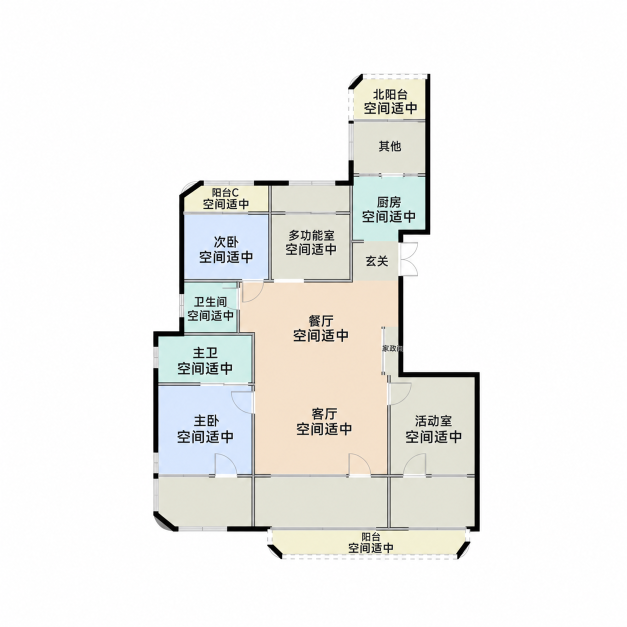
#> input picture examples/floorplan_cleaned.png, 1254 x 1254 px (shown at 1/2 size)
$ python -i clean_floorplans.py   (imports and definitions only)
#> lines starting #> are read from the running program, lines starting #| are printed output that depends on the picture; after the words box and inside, x2 and y2 are one past the last pixel; in counts of white or black regions, pixels touching at a corner belong together
#> further down, picture is the input picture: shape (1254, 1254, 3); mean B, G, R 237.7, 240.3, 240.5
"""Remove perimeter dimensions and OCR-detected room areas without redrawing walls."""
import argparse
import json
from pathlib import Path
import re
import zipfile
import cv2
import numpy as np


def area_text(text):
    text = text.replace(' ', '').replace('，', '.').replace(',', '.')
    return bool(re.fullmatch(r'\d+(?:\.\d+)?(?:m|M|㎡)[²2?~]?', text))


def floor_mask(image):
    # These drawings encode room fills with pastel colours; dimensions are neutral grey.
    spread = image.max(axis=2).astype(int)-image.min(axis=2).astype(int)
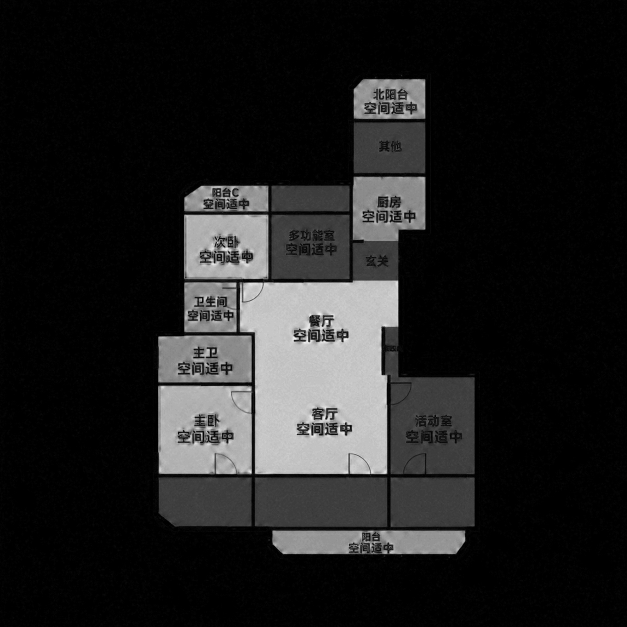
#> spread: shape (1254, 1254) int64 (shown at 1/2 size); min 0, max 55, mean 6.8; drawn with min black and max white
    coloured = ((spread >= 9) & (image.max(axis=2) > 140)).astype('uint8')
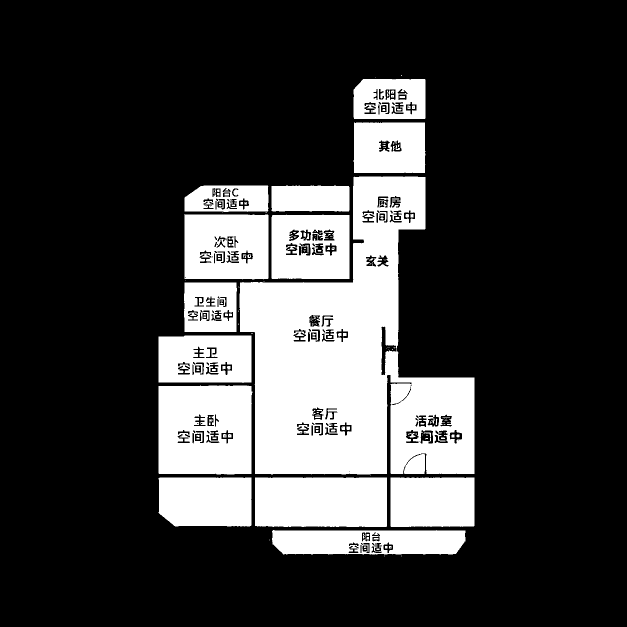
#> coloured: shape (1254, 1254) (shown at 1/2 size); values 0 (black) and 1 (white), 23.2% white; 167 white regions (91 under 20 px), largest, box (x1, y1, x2, y2) and area: (479, 353, 949, 949) 155282, (317, 771, 505, 949) 31013, (510, 955, 774, 1054) 25955
    coloured = cv2.morphologyEx(coloured, cv2.MORPH_CLOSE, np.ones((13,13),np.uint8))
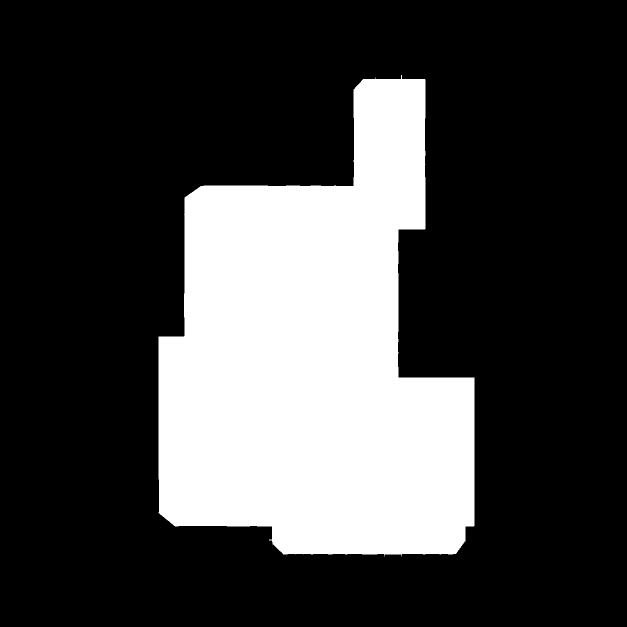
#> coloured: shape (1254, 1254) (shown at 1/2 size); values 0 (black) and 1 (white), 26.2% white; 1 white region, box (x1, y1, x2, y2) and area: (317, 150, 949, 1113) 411680
    n, labels, stats, _ = cv2.connectedComponentsWithStats(coloured)
#> n = 2; stats = [[0, 0, 1254, 1254, 1160836], [317, 150, 632, 963, 411680]]
    room = np.zeros(coloured.shape, np.uint8)
    for i in range(1,n):
        if stats[i,cv2.CC_STAT_AREA] >= 250:
            room[labels==i]=1
    if room.sum() < 3000:
        raise ValueError('No reliable pastel floor footprint detected; requires manual masking')
    # Include the outside half of boundary walls and window frames.
    keep = cv2.dilate(room, np.ones((17,17),np.uint8))
#> keep: shape (1254, 1254); values 0 (black) and 1 (white), 27.9% white; 1 white region, box (x1, y1, x2, y2) and area: (309, 142, 957, 1121) 438980
    grey = cv2.cvtColor(image,cv2.COLOR_BGR2GRAY)
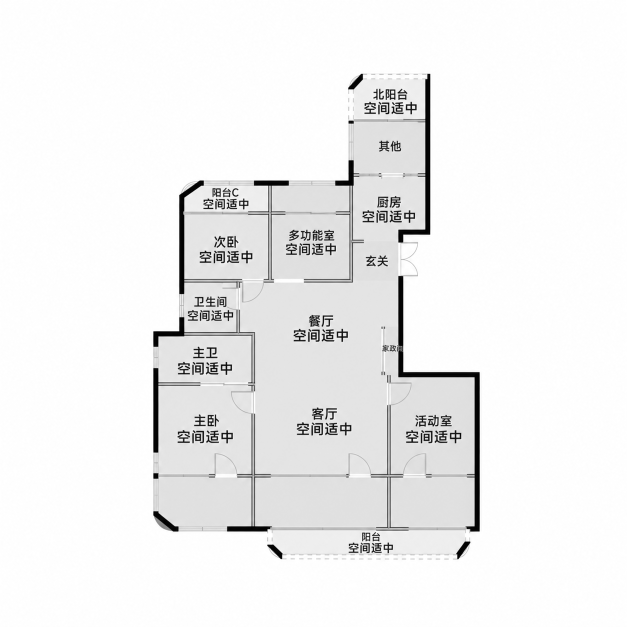
#> grey: shape (1254, 1254) (shown at 1/2 size); min 0, max 255, mean 240
    n, labels, stats, _ = cv2.connectedComponentsWithStats((grey<225).astype('uint8'))
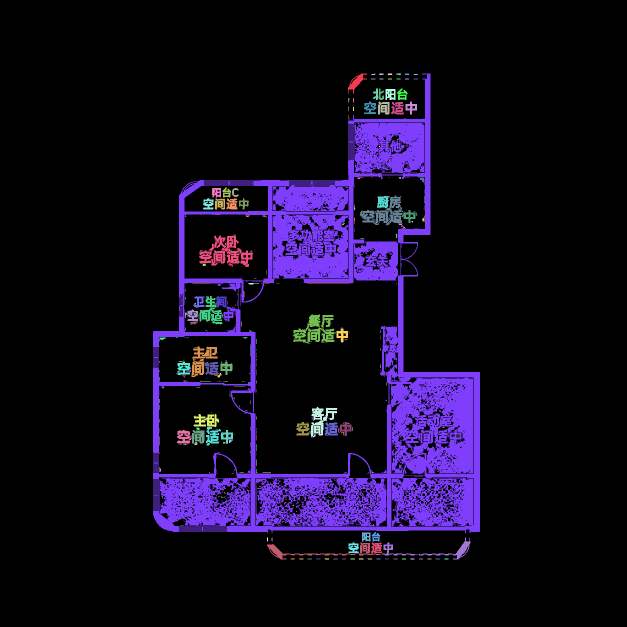
#> labels: shape (1254, 1254) int32 (shown at 1/2 size); 385 distinct labels, from 0 to 384; one colour per label, 0 black
#> n = 385; stats = 385 rows, first 6: [0, 0, 1254, 1254, 1378950], [696, 147, 38, 41, 536], [742, 147, 9, 3, 18], [758, 147, 10, 3, 24], [775, 147, 10, 3, 26], [792, 147, 10, 3, 23]
    touching = np.unique(labels[keep>0])
#> touching = 365 values from 0 to 379
    for i in touching:
        if i and stats[i,cv2.CC_STAT_AREA] >= 3:
            keep[labels==i]=1
#> this loop made 365 passes
#> i on passes 8 to 10: 9, 10, 11
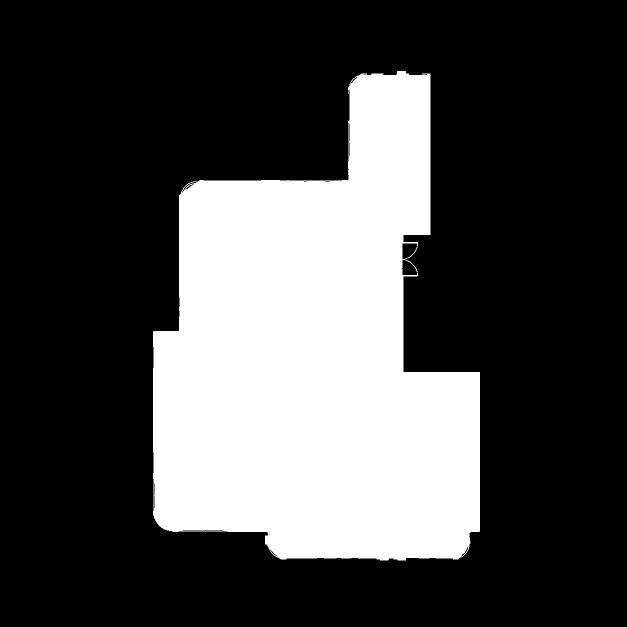
#> keep: shape (1254, 1254) (shown at 1/2 size); values 0 (black) and 1 (white), 28.4% white; 1 white region, box (x1, y1, x2, y2) and area: (306, 142, 960, 1121) 446134
    # Keep the anti-aliased edges of attached entrance doors and windows.
    return cv2.dilate(keep,np.ones((3,3),np.uint8))
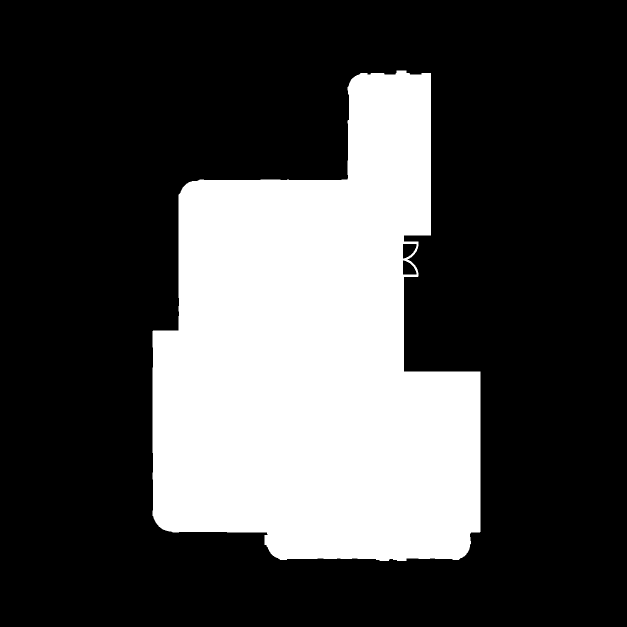
#> returned value: shape (1254, 1254) (shown at 1/2 size); values 0 (black) and 1 (white), 28.6% white; 1 white region, box (x1, y1, x2, y2) and area: (305, 141, 961, 1122) 450395


# [111 lines left out: functions clean, main, not called in this run]


# [1 line not run here, left out]

>>> import cv2
>>> picture = cv2.imread('examples/floorplan_cleaned.png')
>>> result = floor_mask(picture)
